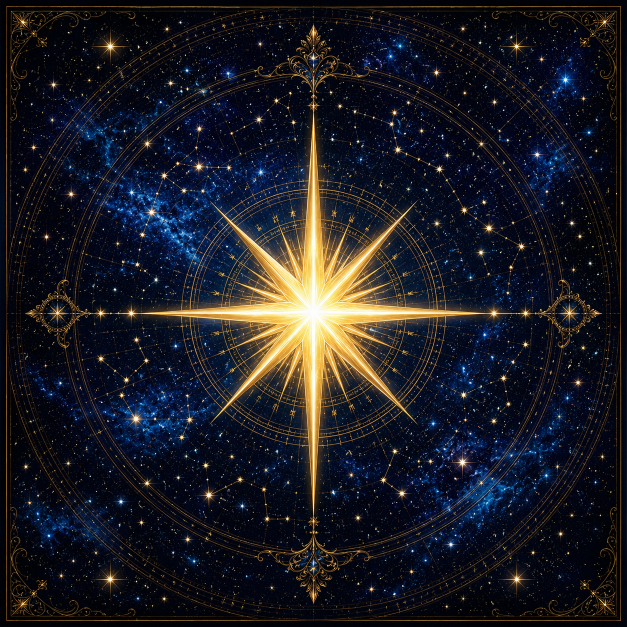
#> input picture assets/img/north-star.png, 1254 x 1254 px (shown at 1/2 size)
$ python generate-favicons.py
#> lines starting #> are read from the running program, lines starting #| are printed output that depends on the picture
#!/usr/bin/env python3
"""Generate north-star favicon assets from assets/img/north-star.png."""

from __future__ import annotations

import struct
from io import BytesIO
from pathlib import Path

from PIL import Image

ROOT = Path(__file__).resolve().parents[1]
ASSETS = ROOT / "assets" / "img"
SOURCE = ASSETS / "north-star.png"
ZOOM = 2.0  # center crop so the star appears 2x larger in the icon frame


def load_cropped_source() -> Image.Image:
    if not SOURCE.exists():
        raise SystemExit(f"Missing source image: {SOURCE}")

    src = Image.open(SOURCE).convert("RGBA")
    width, height = src.size
    crop_size = int(min(width, height) / ZOOM)
    left = (width - crop_size) // 2
    top = (height - crop_size) // 2
    return src.crop((left, top, left + crop_size, top + crop_size))


def render_icon(size: int) -> Image.Image:
    return load_cropped_source().resize((size, size), Image.Resampling.LANCZOS)


def write_png(path: Path, size: int) -> None:
    render_icon(size).convert("RGB").save(path, format="PNG", optimize=True)


def _png_bytes(image: Image.Image) -> bytes:
    buf = BytesIO()
    image.save(buf, format="PNG", optimize=True)
    return buf.getvalue()


def write_ico(path: Path) -> None:
    sizes = [16, 32, 48]
    png_entries = [(size, _png_bytes(render_icon(size))) for size in sizes]

    header = struct.pack("<HHH", 0, 1, len(png_entries))
    offset = 6 + 16 * len(png_entries)
    directory = bytearray()
    image_data = bytearray()

    for size, png in png_entries:
        directory.extend(struct.pack("<BBBBHHII", size, size, 0, 0, 1, 32, len(png), offset))
        image_data.extend(png)
        offset += len(png)

    path.write_bytes(header + directory + image_data)


def verify_ico(path: Path) -> None:
    data = path.read_bytes()
    if len(data) < 6:
        raise SystemExit(f"{path}: ICO too small")
    reserved, icotype, count = struct.unpack("<HHH", data[:6])
    if reserved != 0 or icotype != 1:
        raise SystemExit(f"{path}: invalid ICO header")
    if count < 2:
        raise SystemExit(f"{path}: expected multiple icon sizes, got {count}")


def verify_icon_image(size: int = 64) -> None:
    img = render_icon(size).convert("RGB")
    px = img.load()
    center = px[size // 2, size // 2]
    corner = px[2, 2]
    if sum(center) < sum(corner):
        raise SystemExit("icon center should be brighter than the corner background")


def main() -> None:
    verify_icon_image()
#> in load_cropped_source, `return src.crop((left, top, left + crop_size, top + crop_size))`:
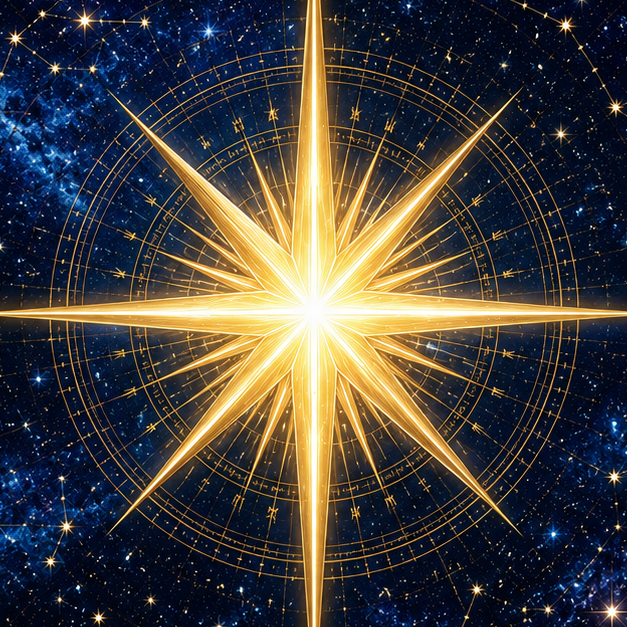
#> returned value: PIL image 627x627 RGBA; mean R, G, B, A 67, 64.2, 61.3, 255
#> in render_icon, `return load_cropped_source().resize((size, size), Image.Resampling.LAN..`:
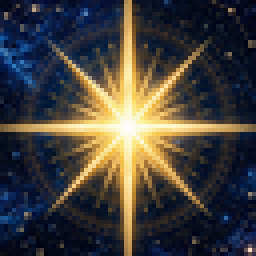
#> returned value: PIL image 64x64 RGBA (shown 4 times larger); mean R, G, B, A 67.2, 64.2, 61.3, 255
#> in verify_icon_image, `center = px[size // 2, size // 2]`: center = (252, 253, 252)
#> in verify_icon_image, `corner = px[2, 2]`: corner = (12, 15, 31)

    ASSETS.mkdir(parents=True, exist_ok=True)

    for size in (16, 32, 48, 180):
        write_png(ASSETS / f"favicon-{size}.png", size)
#> call 2 of render_icon, with size = 16
#> in render_icon (call 2), `return load_cropped_source().resize((size, size), Image.Resampling.LAN..`:
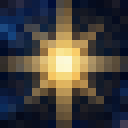
#> returned value: PIL image 16x16 RGBA (shown 8 times larger); mean R, G, B, A 67.2, 64.2, 61.3, 255

    write_png(ASSETS / "north-star-favicon.png", 64)
    write_png(ROOT / "apple-touch-icon.png", 180)
#> in render_icon (call 7), `return load_cropped_source().resize((size, size), Image.Resampling.LAN..`:
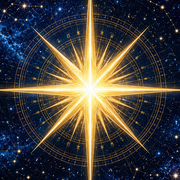
#> returned value: PIL image 180x180 RGBA; mean R, G, B, A 67.4, 64.2, 61.3, 255
    write_ico(ROOT / "favicon.ico")
#> in write_ico, `png_entries = [(size, _png_bytes(render_icon(size))) for size in sizes]`: png_entries = 3 items
#> in write_ico, `offset = 6 + 16 * len(png_entries)`: offset = 54
#> the loop in write_ico, `for size, png in png_entries:` made 3 passes
#> (size, offset) on passes 1 to 3: (16, 904), (32, 3764), (48, 10014)
#> after the loop in write_ico, `for size, png in png_entries:`: offset = 10014
    write_ico(ASSETS / "favicon.ico")
#> the loop in write_ico (call 2), `for size, png in png_entries:` made 3 passes

    verify_ico(ROOT / "favicon.ico")
#> in verify_ico, `reserved, icotype, count = struct.unpack("<HHH", data[:6])`: reserved = 0; icotype = 1; count = 3
    verify_ico(ASSETS / "favicon.ico")

    print("Generated north-star favicon assets:")
    for path in sorted(
        [
            ROOT / "favicon.ico",
            ROOT / "apple-touch-icon.png",
            ASSETS / "favicon.ico",
            ASSETS / "favicon-16.png",
            ASSETS / "favicon-32.png",
            ASSETS / "favicon-48.png",
            ASSETS / "favicon-180.png",
            ASSETS / "north-star-favicon.png",
            SOURCE,
        ]
    ):
        print(f"  {path.relative_to(ROOT)} ({path.stat().st_size} bytes)")


if __name__ == "__main__":
#> (the run stopped early here; a loop or call above may not have finished)
